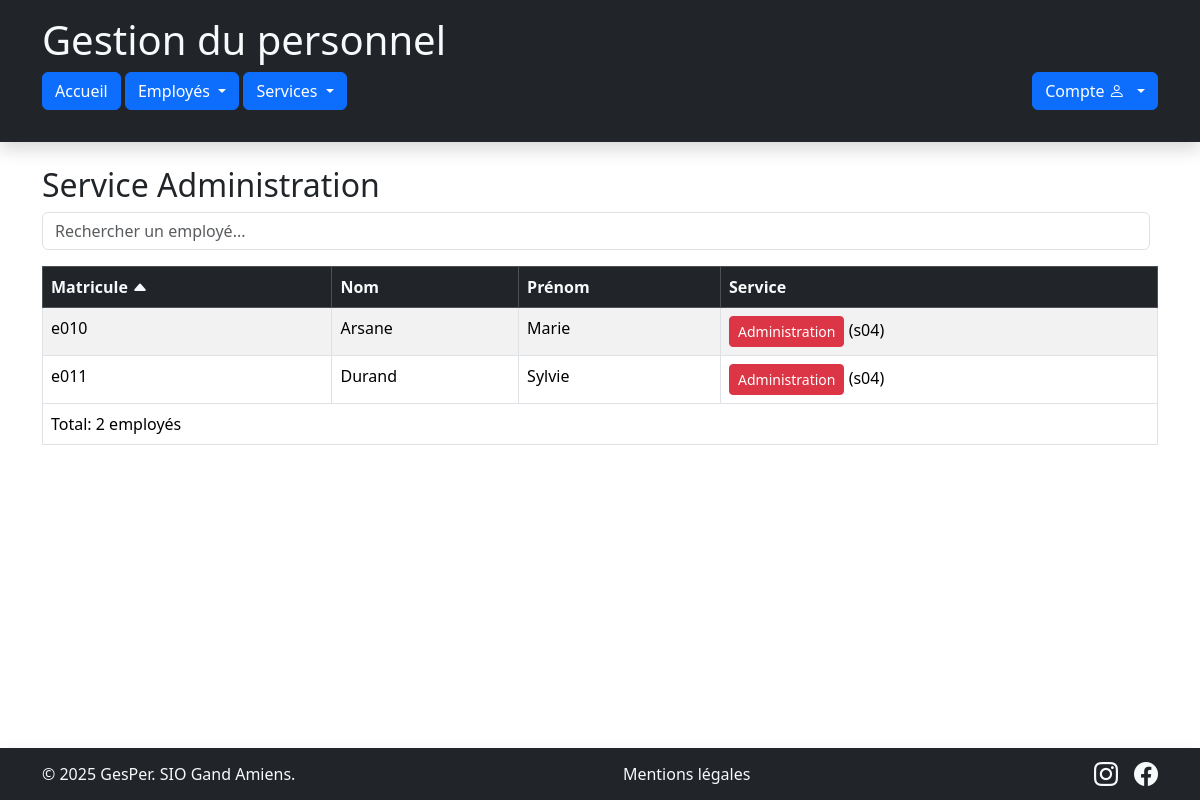
Page /index.php?service=s04&page=listeEmployes on the committed database.
### tables this page shows
CREATE TABLE `service` (
  `sce_code` char(3) NOT NULL,
  `sce_designation` varchar(50) DEFAULT NULL
);

CREATE TABLE `employe` (
  `emp_matricule` char(6) NOT NULL,
  `emp_nom` varchar(50) DEFAULT NULL,
  `emp_prenom` varchar(50) DEFAULT NULL,
  `emp_service` char(3) DEFAULT NULL
);

### controleurs/employes/C_consulter.php (called while the page is built, shortened)
<?php
    require_once "modeles/M_service.php";
    require_once "modeles/M_employe.php";
    class C_consulterEmployes extends C_base
    {
        private $modeleEmploye;
        private $modeleService;
        public function __construct()
        {
            $this->modeleService=new M_service();
            $this->modeleEmploye=new M_employe();
        }
        public function action_listeEmployes($codeService)
        {
            $orderBy = $_GET['orderBy'] ?? 'emp_matricule';
            $direction = $_GET['direction'] ?? 'ASC';
            $rowsPerPage = 8;
            $pageNum = isset($_GET['page_num']) ? (int)$_GET['page_num'] : 1;
            $offset = ($pageNum - 1) * $rowsPerPage;
            if ($codeService == "all") {
                $this->data['leService'] = null;
                $totalRows = $this->modeleEmploye->CountEmployes();
                $this->data['lesEmployes'] = $this->modeleEmploye->GetListe($orderBy, $direction, $offset, $rowsPerPage);
            } else {
                $this->data['leService'] = $this->modeleService->GetService($codeService);
                $this->data['lesEmployes'] = $this->modeleEmploye->GetListeService($codeService, $orderBy, $direction, $offset, $rowsPerPage);
            }
            require_once "vues/partiels/v_entete.php";
            require_once "vues/employes/v_liste.php";
            require_once "vues/partiels/v_piedPage.php";
        }
    }

### index.php (called while the page is built, shortened)
<?php
    $routes = require __DIR__ . "/config/routes.php";
    $page = preg_replace('/[^a-zA-Z0-9_]/', '', $_GET['page'] ?? 'accueil');
    $route = $routes[$page];
    $controller = new $route['class'];
    if (is_array($route['method'])) {
        $method = strtolower($_SERVER['REQUEST_METHOD']);
        $method = $route['method'][$method] ?? reset($route['method']);
    } else {
        $method = $route['method'];
    }
    $params = [];
    foreach ($route['params'] as $param) {
        $source = $param['source'] === 'post' ? $_POST : $_GET;
        $params[] = $source[$param['name']] ?? null;
    }
    call_user_func_array([$controller, $method], $params);
?>

### metiers/Service.php (called while the page is built, shortened)
<?php
    class Service
    {
        private $sce_code;
        public function __construct($code, $designation, $nombreEmployes = 0)
            {
                $this->sce_code=$code;
            }
        public function GetCode()
            {
                return $this->sce_code;
            }
    }
?>

### modeles/M_service.php (called while the page is built, shortened)
<?php
require_once "metiers/Service.php";
class M_service extends M_generique
{
    public function GetService($code)
    {
        $cnx = $this->getCnx('data');
        $stmt = $cnx->prepare("SELECT * FROM service WHERE sce_code = :code");
        $stmt->execute(['code' => $code]);
        $ligne = $stmt->fetch();
        return $ligne ? new Service($ligne["sce_code"], $ligne["sce_designation"]) : null;
    }
}

### modeles/M_employe.php (called while the page is built, shortened)
<?php
require_once "metiers/Employe.php";
class M_employe extends M_generique
{
    public function GetListeService($code, $orderBy = 'emp_matricule', $direction = 'ASC', $offset = 0, $rowsPerPage = 10)
    {
        $cnx = $this->getCnx('data');
        $allowedColumns = ["emp_matricule", "emp_nom", "emp_prenom", "emp_service"];
        $direction = strtoupper($direction) === "DESC" ? "DESC" : "ASC";
        $sql = "SELECT e.emp_matricule, e.emp_nom, e.emp_prenom, e.emp_service,
                       s.sce_designation AS service_name
                FROM employe e
                LEFT JOIN service s ON e.emp_service = s.sce_code
                WHERE e.emp_service = :code
                ORDER BY $orderBy $direction
                LIMIT :offset, :rows";
        $stmt = $cnx->prepare($sql);
        $stmt->bindValue(':code', $code);
        $stmt->bindValue(':offset', (int)$offset, \PDO::PARAM_INT);
        $stmt->bindValue(':rows', (int)$rowsPerPage, \PDO::PARAM_INT);
        $stmt->execute();
        $resultat = [];
        while ($ligne = $stmt->fetch()) {
            $resultat[] = new Employe(
                $ligne["emp_matricule"],
                $ligne["emp_nom"],
                $ligne["emp_prenom"],
                $ligne["emp_service"],
                $ligne["service_name"]
            );
        }
        return $resultat;
    }
}

### metiers/Employe.php (called while the page is built)
<?php
    class Employe
    {
        private $emp_matricule;
        private $emp_nom;
        private $emp_prenom;
        private $emp_service;
        private $service_name;
        public function __construct($matricule, $nom, $prenom, $service, $service_name = null)
        {
            $this->emp_matricule = $matricule;
            $this->emp_nom = $nom;
            $this->emp_prenom = $prenom;
            $this->emp_service = $service;
            $this->service_name = $service_name;
        }
        public function GetMatricule()
        {
            return $this->emp_matricule;
        }
        public function GetNom()
        {
            return $this->emp_nom;
        }
        public function GetPrenom()
        {
            return $this->emp_prenom;
        }
        public function GetService()
        {
            return $this->emp_service;
        }
        public function GetServiceName()
        {
            return $this->service_name;
        }
    }
?>

### vues/employes/v_liste.php (the view, shortened to what this page needs)
<div class="container my-4">
    <h2>
        <?php
            $services = [
                'all' => 'Tous les services',
                's01' => 'Fabrication',
                's02' => 'Emballage',
                's03' => 'Commercial',
                's04' => 'Administration'
            ];
            $currentService = 'all';
            if (!empty($this->data['leService'])) {
                $currentService = $this->data['leService']->GetCode();
            }
            echo $currentService === 'all'
                ? 'Tous les services'
                : 'Service ' . ($services[$currentService] ?? 'Inconnu');
        ?>
    </h2>
    <div class="d-flex mb-3">
        <input type="text" id="searchInput" class="form-control me-2" placeholder="Rechercher un employé...">
    </div>
    <table class="table table-striped table-bordered" id="employeTable">
        <thead class="table-dark">
            <tr>
                <?php
                    $columns = [
                        'emp_matricule' => 'Matricule',
                        'emp_nom' => 'Nom',
                        'emp_prenom' => 'Prénom',
                        'emp_service' => 'Service'
                    ];
                ?>
                <?php foreach ($columns as $colKey => $colLabel): ?>
                    <th scope="col">
                        <a href="index.php?page=listeEmployes&service=<?= urlencode($currentService) ?>&orderBy=<?= $colKey ?>&direction=<?= ($orderBy === $colKey && $direction === 'ASC') ? 'DESC' : 'ASC'; ?>&page_num=<?= $this->data['currentPage'] ?>"
                            class="text-light">
                            <?= $colLabel ?>
                            <?php if ($orderBy === $colKey): ?>
                                <i class="bi bi-caret-<?= ($direction === 'ASC') ? 'up' : 'down'; ?>-fill"></i>
                            <?php endif; ?>
                        </a>
                    </th>
                <?php endforeach; ?>
            </tr>
        </thead>
        <tbody>
            <?php foreach ($this->data['lesEmployes'] as $unEmploye): ?>
                <?php
                    switch ($unEmploye->GetService()) {
                        case 's04': $btnClass = 'btn-danger'; break;
                    }
                ?>
                <tr>
                    <td><?= htmlspecialchars($unEmploye->GetMatricule()) ?></td>
                    <td><?= htmlspecialchars($unEmploye->GetNom()) ?></td>
                    <td><?= htmlspecialchars($unEmploye->GetPrenom()) ?></td>
                    <td>
                        <a href="index.php?page=listeEmployes&service=<?= htmlspecialchars($unEmploye->GetService()) ?>"
                           class="btn btn-sm <?= $btnClass ?>">
                           <?= htmlspecialchars($unEmploye->GetServiceName()) ?>
                        </a>
                        (<?= htmlspecialchars($unEmploye->GetService()) ?>)
                    </td>
                </tr>
            <?php endforeach; ?>
        </tbody>
        <tfoot>
            <tr>
                <td colspan="<?= $this->data['isLoggedOn'] ? 5 : 4 ?>" id="totalCount">
                    Total: <?= count($this->data['lesEmployes']); ?> employés
                </td>
            </tr>
        </tfoot>
    </table>
</div>

### public/css/custom.css (style rules this page uses)
.btn { transition: all 0.2s ease-in-out; }
#employeTable thead th, #serviceTable thead th { position: sticky; top: 0; z-index: 10; }
#employeTable thead th a, #serviceTable thead th a { text-decoration: none !important; color: inherit; }

### rows in the picture
service: sce_code "Administration"
employe: emp_matricule "e010", emp_nom "Arsane", emp_prenom "Marie", emp_service.sce_designation "Administration", emp_service "s04"
employe: emp_matricule "e011", emp_nom "Durand", emp_prenom "Sylvie", emp_service.sce_designation "Administration", emp_service "s04"

### other values in the picture
$colLabel "Matricule"
$colLabel "Nom"
$colLabel "Prénom"
$colLabel "Service"
count($this->data['lesEmployes']) "2"
